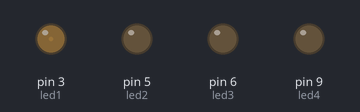
Simulated run of this sketch. Board: Arduino Uno, built with avr-gcc and run on an emulated ATmega328P. On the bench: output pins drawn as LEDs (lit = HIGH).

Above: at 0.05 s.
At 0.55 s:
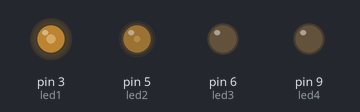
At 1.05 s:
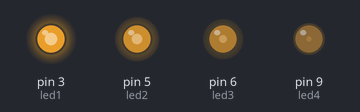
At 2.1 s:
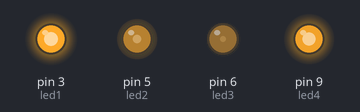
At 3.15 s:
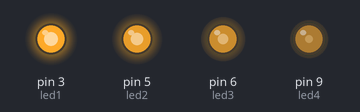
At 4.2 s:
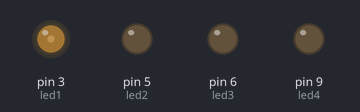
Timing chart, 0 to 5.8 s (numbered marks = the images above):
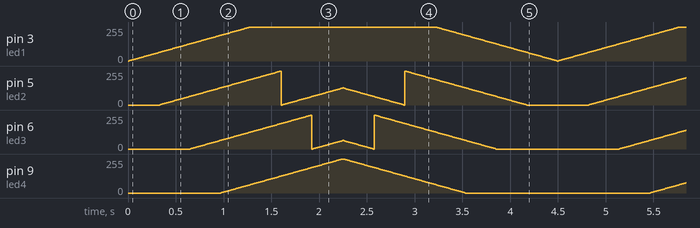

The sketch:

brightLight.ino.ino
```cpp
int led1 = 3;
int led2 = 5;
int led3 = 6;
int led4 = 9;          // the PWM pins the LEDs are attached to
int brightness = 0;    // how bright the LED is
int fadeAmount = 2;    // how many points to fade the LED by

void setup() {
  pinMode(led1, OUTPUT);
  pinMode(led2, OUTPUT);
  pinMode(led3, OUTPUT);
  pinMode(led4, OUTPUT);
}

void loop() {
  if (brightness < 256) analogWrite(led1, brightness);
  if (brightness > 63)  analogWrite(led2, brightness - 64);     //starts lighting up when led1 is lit 1/4
  if (brightness > 127)  analogWrite(led3, brightness - 128);   //when led1 is 2/4
  if (brightness > 191)  analogWrite(led4, brightness - 192);   //when led1 is 3/4

  // change the brightness for next time through the loop:
  brightness = brightness + fadeAmount;

  // reverse the direction of the fading at the ends of the fade:
  // 255 + 64 + 64 + 64 = 447
  // led4 starts at 192, ends at 192 + 255 = 447

  if (brightness <= 0 || brightness >= 447) {
    fadeAmount = -fadeAmount;
  }
  // wait for 10 milliseconds to see the dimming effect
  delay(10);
}
```

Measured:
- by itself, pin 5 (led2), pin 6 (led3): moves between 0/255 and 254/255, repeating every 4.5 s
